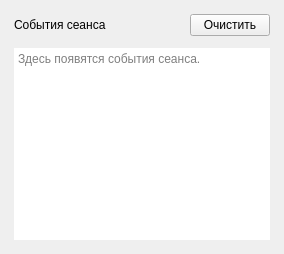
               <widget class="QWidget" name="logPage">
                <attribute name="title">
                 <string>Журнал</string>
                </attribute>
                <layout class="QVBoxLayout" name="logPageLayout">
                 <property name="leftMargin">
                  <number>14</number>
                 </property>
                 <property name="topMargin">
                  <number>14</number>
                 </property>
                 <property name="rightMargin">
                  <number>14</number>
                 </property>
                 <property name="bottomMargin">
                  <number>14</number>
                 </property>
                 <property name="spacing">
                  <number>12</number>
                 </property>
                 <item>
                  <widget class="QWidget" name="logToolbar">
                   <layout class="QHBoxLayout" name="logToolbarLayout">
                    <property name="leftMargin">
                     <number>0</number>
                    </property>
                    <property name="topMargin">
                     <number>0</number>
                    </property>
                    <property name="rightMargin">
                     <number>0</number>
                    </property>
                    <property name="bottomMargin">
                     <number>0</number>
                    </property>
                    <property name="spacing">
                     <number>12</number>
                    </property>
                    <item>
                     <widget class="QLabel" name="logTitle">
                      <property name="text">
                       <string>События сеанса</string>
                      </property>
                      <property name="role" stdset="0">
                       <string notr="true">subheading</string>
                      </property>
                     </widget>
                    </item>
                    <item>
                     <widget class="QWidget" name="logToolbarStretch" />
                    </item>
                    <item>
                     <widget class="QPushButton" name="clearLogBut">
                      <property name="toolTip">
                       <string comment="Clear log">Clear logs</string>
                      </property>
                      <property name="whatsThis">
                       <string>Clear logs</string>
                      </property>
                      <property name="text">
                       <string>Очистить</string>
                      </property>
                     </widget>
                    </item>
                   </layout>
                  </widget>
                 </item>
                 <item>
                  <widget class="QTextBrowser" name="dataText">
                   <property name="enabled">
                    <bool>true</bool>
                   </property>
                   <property name="locale">
                    <locale language="Japanese" country="Japan" />
                   </property>
                   <property name="frameShape">
                    <enum>QFrame::NoFrame</enum>
                   </property>
                   <property name="frameShadow">
                    <enum>QFrame::Plain</enum>
                   </property>
                   <property name="sizeAdjustPolicy">
                    <enum>QAbstractScrollArea::AdjustIgnored</enum>
                   </property>
                   <property name="undoRedoEnabled">
                    <bool>false</bool>
                   </property>
                   <property name="lineWrapMode">
                    <enum>QTextEdit::NoWrap</enum>
                   </property>
                   <property name="readOnly">
                    <bool>true</bool>
                   </property>
                   <property name="cursorWidth">
                    <number>5</number>
                   </property>
                   <property name="textInteractionFlags">
                    <set>Qt::TextBrowserInteraction</set>
                   </property>
                   <property name="openExternalLinks">
                    <bool>true</bool>
                   </property>
                   <property name="openLinks">
                    <bool>false</bool>
                   </property>
                   <property name="placeholderText">
                    <string>Здесь появятся события сеанса.</string>
                   </property>
                  </widget>
                 </item>
                </layout>
               </widget>
